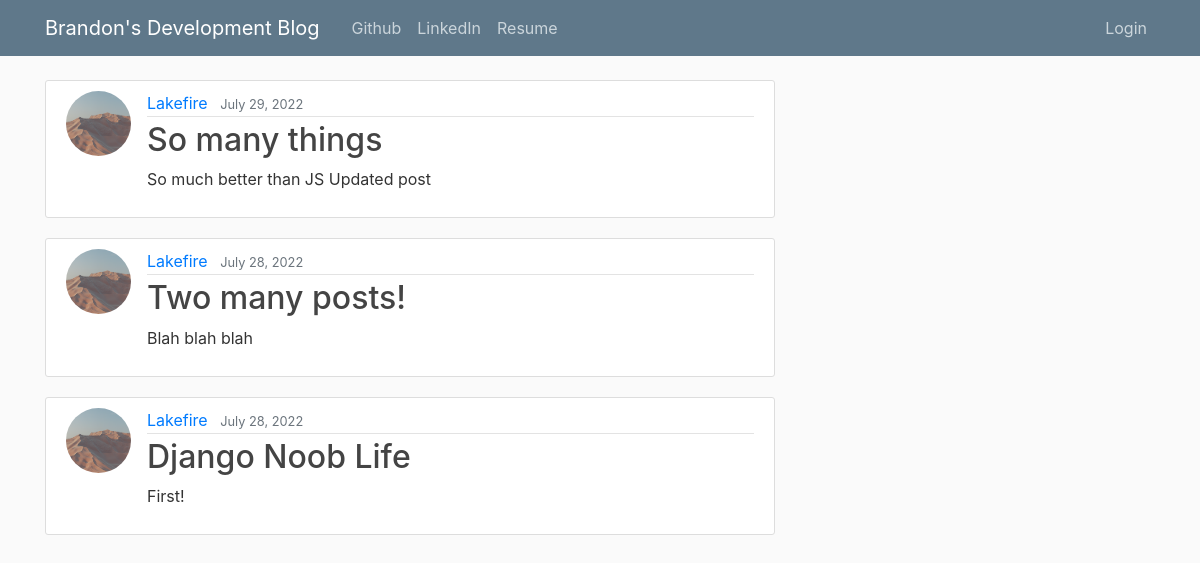
The app's page /, older data.
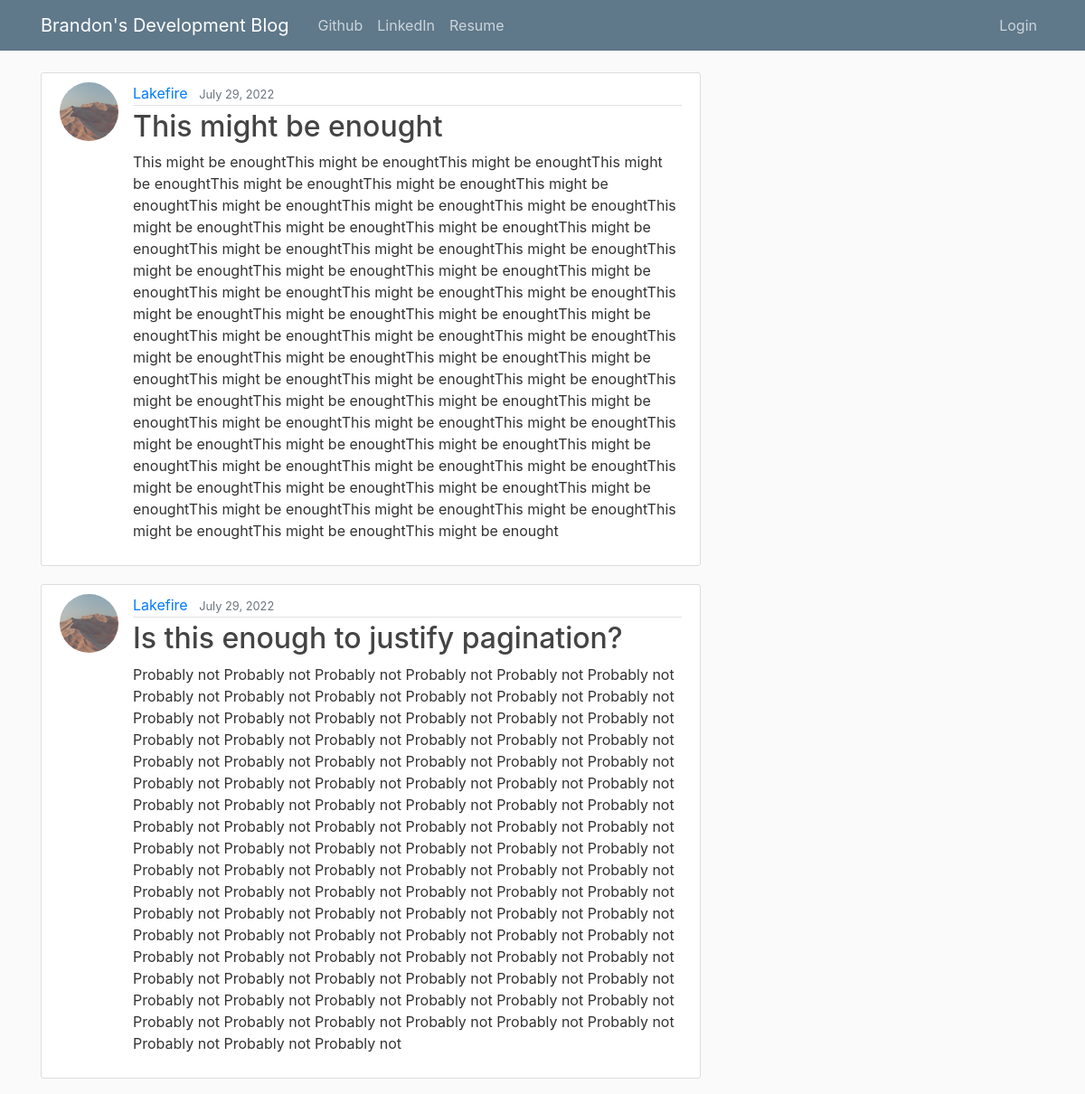
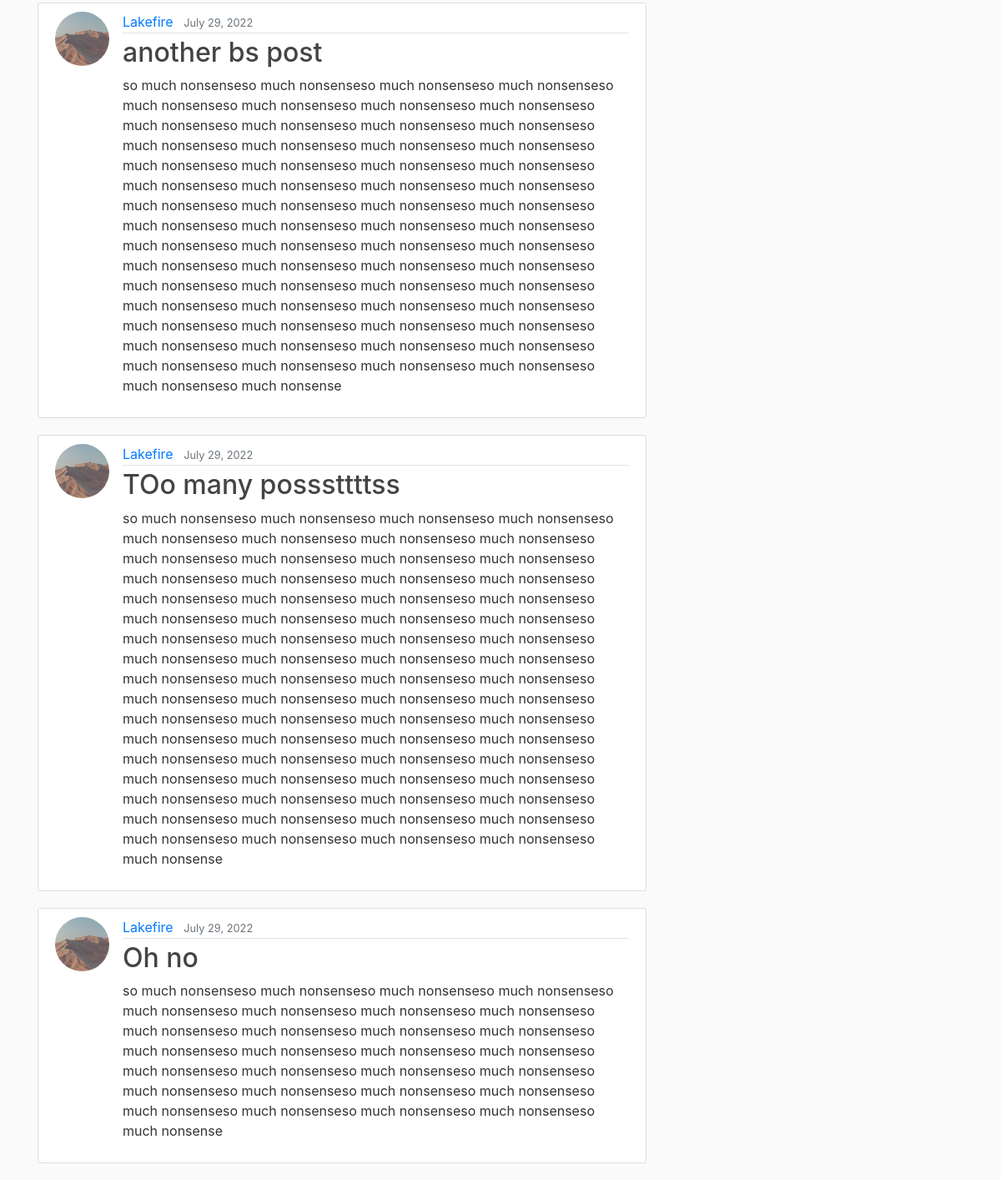
The same page, newer data (2 pictures, top to bottom).
### blog/models.py (models this page shows, shortened)
class Post(models.Model):
    title = models.CharField(max_length=100)
    content = models.TextField()
    date_posted = models.DateTimeField(
        default=timezone.now
    )  # Uses current time from timezone
    author = models.ForeignKey(User, on_delete=models.CASCADE)

### users/models.py (models this page shows, shortened)
class Profile(models.Model):
    user = models.OneToOneField(User, on_delete=models.CASCADE)
    image = models.ImageField(default="default.jpg", upload_to="profile_pics")

### blog/views.py (the view)
# urls.py: path("", PostListView.as_view(), name="blog-home"),
class PostListView(ListView):
    model = Post
    template_name = "blog/home.html"  # <app>/<model>_<viewtype>.html
    context_object_name = "posts"
    ordering = ["-date_posted"]
    paginate_by = 5

### blog/templates/blog/home.html
{% extends 'blog/base.html' %}
{% block content %}
    {% for post in posts %}
        <article class="media content-section">
            <img class="rounded-circle article-img" src="{{ post.author.profile.image.url }}">
            <div class="media-body">
                <div class="article-metadata">
                    <a class="mr-2" href="#">{{ post.author }}</a>
                    <small class="text-muted">{{ post.date_posted|date:"F d, Y" }}</small>
                </div>
                <h2><a class="article-title" href="{% url 'post-detail' post.id%}">{{ post.title }}</a></h2>
                <p class="article-content">{{ post.content }}</p>
            </div>
        </article>
    {% endfor %}
{% endblock content %}

Row changes from the older to the newer data that the page shows:
removed Post: author.profile.image (picture), author "Lakefire", date_posted "July 29, 2022", title "So many things", content "So much better than JS Updated post"
no longer on this page (row unchanged): Post: author.profile.image (picture), author "Lakefire", date_posted "July 28, 2022", title "Two many posts!", content "Blah blah blah"
no longer on this page (row unchanged): Post: author.profile.image (picture), author "Lakefire", date_posted "July 28, 2022", title "Django Noob Life", content "First!"
added Post: author.profile.image (picture), author "Lakefire", date_posted "July 29, 2022", title "This might be enought", content "This might be enoughtThis might be enoughtThis might be enoughtThis might be enoughtThis might be enoughtThis might be enoughtThis might be enoughtThis might be enoughtThis might be enoughtThis might be enoughtThis might be enoughtThis might be enoughtThis might be enoughtThis might be enoughtThis might be enoughtThis might be enoughtThis might be enoughtThis might be enoughtThis might be enoughtThis might be enoughtThis might be enoughtThis might be enoughtThis might be enoughtThis might be enoughtThis might be enoughtThis might be enoughtThis might be enoughtThis might be enoughtThis might be enoughtThis might be enoughtThis might be enoughtThis might be enoughtThis might be enoughtThis…"
added Post: author.profile.image (picture), author "Lakefire", date_posted "July 29, 2022", title "Is this enough to justify pagination?", content "Probably not Probably not Probably not Probably not Probably not Probably not Probably not Probably not Probably not Probably not Probably not Probably not Probably not Probably not Probably not Probably not Probably not Probably not Probably not Probably not Probably not Probably not Probably not Probably not Probably not Probably not Probably not Probably not Probably not Probably not Probably not Probably not Probably not Probably not Probably not Probably not Probably not Probably not Probably not Probably not Probably not Probably not Probably not Probably not Probably not Probably not Probably not Probably not Probably not Probably not Probably not Probably not Probably not Probably…"
added Post: author.profile.image (picture), author "Lakefire", date_posted "July 29, 2022", title "another bs post", content "so much nonsenseso much nonsenseso much nonsenseso much nonsenseso much nonsenseso much nonsenseso much nonsenseso much nonsenseso much nonsenseso much nonsenseso much nonsenseso much nonsenseso much nonsenseso much nonsenseso much nonsenseso much nonsenseso much nonsenseso much nonsenseso much nonsenseso much nonsenseso much nonsenseso much nonsenseso much nonsenseso much nonsenseso much nonsenseso much nonsenseso much nonsenseso much nonsenseso much nonsenseso much nonsenseso much nonsenseso much nonsenseso much nonsenseso much nonsenseso much nonsenseso much nonsenseso much nonsenseso much nonsenseso much nonsenseso much nonsenseso much nonsenseso much nonsenseso much nonsenseso much…"
added Post: author.profile.image (picture), author "Lakefire", date_posted "July 29, 2022", title "TOo many posssttttss", content "so much nonsenseso much nonsenseso much nonsenseso much nonsenseso much nonsenseso much nonsenseso much nonsenseso much nonsenseso much nonsenseso much nonsenseso much nonsenseso much nonsenseso much nonsenseso much nonsenseso much nonsenseso much nonsenseso much nonsenseso much nonsenseso much nonsenseso much nonsenseso much nonsenseso much nonsenseso much nonsenseso much nonsenseso much nonsenseso much nonsenseso much nonsenseso much nonsenseso much nonsenseso much nonsenseso much nonsenseso much nonsenseso much nonsenseso much nonsenseso much nonsenseso much nonsenseso much nonsenseso much nonsenseso much nonsenseso much nonsenseso much nonsenseso much nonsenseso much nonsenseso much…"
added Post: author.profile.image (picture), author "Lakefire", date_posted "July 29, 2022", title "Oh no", content "so much nonsenseso much nonsenseso much nonsenseso much nonsenseso much nonsenseso much nonsenseso much nonsenseso much nonsenseso much nonsenseso much nonsenseso much nonsenseso much nonsenseso much nonsenseso much nonsenseso much nonsenseso much nonsenseso much nonsenseso much nonsenseso much nonsenseso much nonsenseso much nonsenseso much nonsenseso much nonsenseso much nonsenseso much nonsenseso much nonsenseso much nonsenseso much nonsenseso much nonsense"
